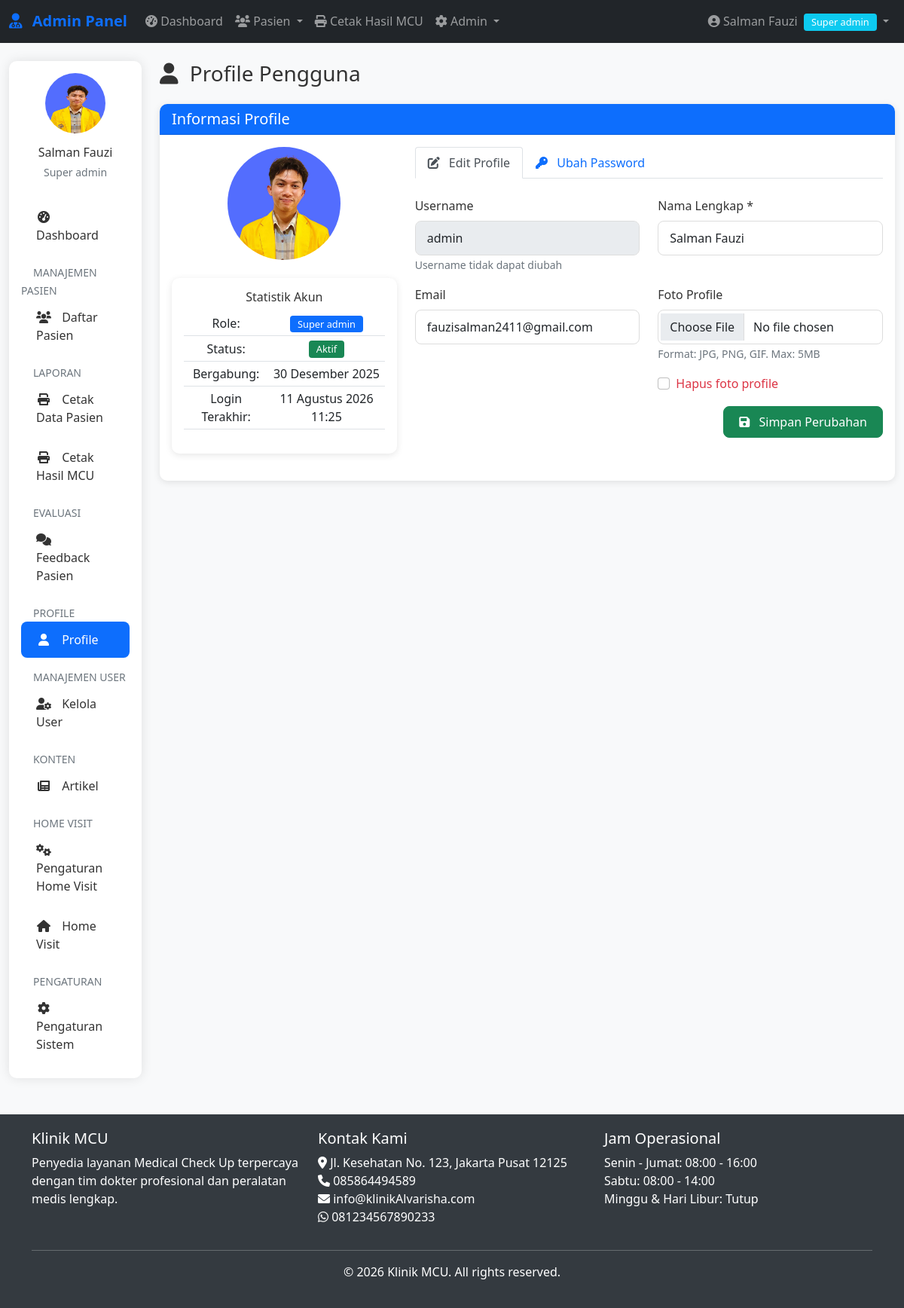
/admin/profile.php (signed in), run on the app's committed database.
### tables this page shows
CREATE TABLE `pengaturan` (
  `id` int(11) NOT NULL,
  `nama_klinik` varchar(100) DEFAULT NULL,
  `alamat` text DEFAULT NULL,
  `telepon` varchar(20) DEFAULT NULL,
  `email` varchar(100) DEFAULT NULL,
  `whatsapp` varchar(20) DEFAULT NULL,
  `logo` varchar(255) DEFAULT NULL,
  `tentang` text DEFAULT NULL,
  `created_at` timestamp NOT NULL DEFAULT current_timestamp(),
  `hero_image` varchar(255) DEFAULT NULL
);

### includes/functions.php (called while the page is built, shortened)
<?php
require_once __DIR__ . '/../config/database.php';
function formatDateIndo($date, $with_time = false)
{
    $months = array(
        1 => 'Januari',
        'Februari',
        'Maret',
        'April',
        'Mei',
        'Juni',
        'Juli',
        'Agustus',
        'September',
        'Oktober',
        'November',
        'Desember'
    );
    $timestamp = strtotime($date);
    $day = date('d', $timestamp);
    $month = $months[date('n', $timestamp)];
    $year = date('Y', $timestamp);
    $formatted = $day . ' ' . $month . ' ' . $year;
    if ($with_time) {
        $time = date('H:i', $timestamp);
        $formatted .= ' ' . $time;
    }
    return $formatted;
}
function getSetting($key)
{
    global $conn;
    $query = "SELECT $key FROM pengaturan LIMIT 1";
    $result = mysqli_query($conn, $query);
    $row = mysqli_fetch_assoc($result);
    return $row[$key] ?? '';
}

### admin/profile.php (the view, shortened to what this page needs)
<?php
require_once __DIR__ . '/../includes/auth.php';
require_once __DIR__ . '/../includes/functions.php';
$user_id = $_SESSION['admin_id'];
$query = "SELECT * FROM admin_users WHERE id = $user_id";
$result = mysqli_query($conn, $query);
$user = mysqli_fetch_assoc($result);
?>
<?php include '../includes/admin-header.php'; ?>
<?php include 'includes/admin-nav.php'; ?>
<div class="container-fluid mt-4">
    <div class="row">
        <div class="col-lg-2">
            <?php include 'includes/admin-sidebar.php'; ?>
        </div>
        <div class="col-lg-10">
            <div class="d-flex justify-content-between align-items-center mb-4">
                <h1 class="h3 mb-0">
                    <i class="fas fa-user me-2"></i> Profile Pengguna
                </h1>
            </div>
            <div class="card">
                <div class="card-header bg-primary text-white">
                    <h5 class="mb-0">Informasi Profile</h5>
                </div>
                <div class="card-body">
                    <div class="row">
                        <div class="col-md-4 text-center">
                            <div class="mb-4">
                                <?php if ($user['foto']): ?>
                                    <img src="<?php echo ASSETS_URL . '/' . $user['foto']; ?>"
                                        class="rounded-circle"
                                        width="150" height="150"
                                        style="object-fit: cover;">
                                <?php endif; ?>
                            </div>
                            <div class="card">
                                <div class="card-body">
                                    <h6>Statistik Akun</h6>
                                    <table class="table table-sm">
                                        <tr>
                                            <td>Role:</td>
                                            <td>
                                                <span class="badge bg-primary">
                                                    <?php echo ucfirst(str_replace('_', ' ', $user['role'])); ?>
                                                </span>
                                            </td>
                                        </tr>
                                        <tr>
                                            <td>Status:</td>
                                            <td>
                                                <span class="badge <?php echo $user['is_active'] ? 'bg-success' : 'bg-secondary'; ?>">
                                                    <?php echo $user['is_active'] ? 'Aktif' : 'Nonaktif'; ?>
                                                </span>
                                            </td>
                                        </tr>
                                        <tr>
                                            <td>Bergabung:</td>
                                            <td><?php echo formatDateIndo($user['created_at']); ?></td>
                                        </tr>
                                        <tr>
                                            <td>Login Terakhir:</td>
                                            <td>
                                                <?php echo $user['last_login'] ? formatDateIndo($user['last_login'], true) : 'Belum'; ?>
                                            </td>
                                        </tr>
                                    </table>
                                </div>
                            </div>
                        </div>
                        <div class="col-md-8">
                            <ul class="nav nav-tabs" id="profileTabs" role="tablist">
                                <li class="nav-item" role="presentation">
                                    <button class="nav-link active" id="edit-tab" data-bs-toggle="tab" data-bs-target="#edit">
                                        <i class="fas fa-edit me-2"></i> Edit Profile
                                    </button>
                                </li>
                                <li class="nav-item" role="presentation">
                                    <button class="nav-link" id="password-tab" data-bs-toggle="tab" data-bs-target="#password">
                                        <i class="fas fa-key me-2"></i> Ubah Password
                                    </button>
                                </li>
                            </ul>
                            <div class="tab-content mt-4" id="profileTabsContent">
                                <div class="tab-pane fade show active" id="edit" role="tabpanel">
                                    <form method="POST" action="" enctype="multipart/form-data">
                                        <div class="row mb-3">
                                            <div class="col-md-6">
                                                <label class="form-label">Username</label>
                                                <input type="text" class="form-control"
                                                    value="<?php echo $user['username']; ?>" disabled>
                                                <small class="text-muted">Username tidak dapat diubah</small>
                                            </div>
                                            <div class="col-md-6">
                                                <label class="form-label">Nama Lengkap *</label>
                                                <input type="text" class="form-control" name="nama_lengkap"
                                                    value="<?php echo htmlspecialchars($user['nama_lengkap']); ?>" required>
                                            </div>
                                        </div>
                                        <div class="row mb-3">
                                            <div class="col-md-6">
                                                <label class="form-label">Email</label>
                                                <input type="email" class="form-control" name="email"
                                                    value="<?php echo htmlspecialchars($user['email']); ?>">
                                            </div>
                                            <div class="col-md-6">
                                                <label class="form-label">Foto Profile</label>
                                                <input type="file" class="form-control" name="foto" accept="image/*">
                                                <small class="text-muted">Format: JPG, PNG, GIF. Max: 5MB</small>
                                            </div>
                                        </div>
                                        <?php if ($user['foto']): ?>
                                            <div class="row mb-3">
                                                <div class="col-md-6 offset-md-6">
                                                    <div class="form-check">
                                                        <input class="form-check-input" type="checkbox"
                                                            name="delete_foto" value="1" id="deleteFoto">
                                                        <label class="form-check-label text-danger" for="deleteFoto">
                                                            Hapus foto profile
                                                        </label>
                                                    </div>
                                                </div>
                                            </div>
                                        <?php endif; ?>
                                        <div class="text-end">
                                            <button type="submit" class="btn btn-success">
                                                <i class="fas fa-save me-2"></i> Simpan Perubahan
                                            </button>
                                        </div>
                                    </form>
                                </div>
                            </div>
                        </div>
                    </div>
                </div>
            </div>
        </div>
    </div>
</div>
<?php include '../includes/admin-footer.php'; ?>

### includes/admin-footer.php (shortened to what this page needs)
</div>
</div>
<footer class="mt-5">
    <div class="container">
        <div class="row">
            <div class="col-md-4">
                <h5>Klinik MCU</h5>
                <p>Penyedia layanan Medical Check Up terpercaya dengan tim dokter profesional dan peralatan medis lengkap.</p>
            </div>
            <div class="col-md-4">
                <h5>Kontak Kami</h5>
                <ul class="list-unstyled">
                    <li><i class="fas fa-map-marker-alt"></i> <?php echo getSetting('alamat'); ?></li>
                    <li><i class="fas fa-phone"></i> <?php echo getSetting('telepon'); ?></li>
                    <li><i class="fas fa-envelope"></i> <?php echo getSetting('email'); ?></li>
                    <li><i class="fab fa-whatsapp"></i> <?php echo getSetting('whatsapp'); ?></li>
                </ul>
            </div>
            <div class="col-md-4">
                <h5>Jam Operasional</h5>
                <ul class="list-unstyled">
                    <li>Senin - Jumat: 08:00 - 16:00</li>
                    <li>Sabtu: 08:00 - 14:00</li>
                    <li>Minggu & Hari Libur: Tutup</li>
                </ul>
            </div>
        </div>
        <hr class="bg-light">
        <div class="text-center">
            <p>&copy; <?php echo date('Y'); ?> Klinik MCU. All rights reserved.</p>
        </div>
    </div>
</footer>
</body>
</html>

### assets/css/style.css (style rules this page uses)
:root { --primary-color: #0d6efd; --secondary-color: #6c757d; --success-color: #198754; --danger-color: #dc3545; --warning-color: #ffc107; --info-color: #0dcaf0; --light-color: #f8f9fa; --dark-color: #212529; }
body { font-family: 'Segoe UI', Tahoma, Geneva, Verdana, sans-serif; color: #333; background-color: #f8f9fa; }
.card { border-radius: 10px; box-shadow: 0 2px 10px rgba(0,0,0,0.1); border: none; margin-bottom: 20px; }
.card-header { border-radius: 10px 10px 0 0 !important; font-weight: 600; }
.btn { border-radius: 8px; font-weight: 500; padding: 8px 20px; }
.btn-success { background-color: var(--success-color); border-color: var(--success-color); }
.table td { vertical-align: middle; }
.form-control, .form-select { border-radius: 8px; border: 1px solid #ddd; padding: 10px 15px; }
.badge { font-size: 0.8em; font-weight: 500; padding: 5px 10px; }

### includes/admin-header.php (style rules this page uses)
:root { --primary-color: #0d6efd; --secondary-color: #6c757d; --success-color: #198754; --danger-color: #dc3545; --warning-color: #ffc107; --info-color: #0dcaf0; }
body { font-family: 'Segoe UI', Tahoma, Geneva, Verdana, sans-serif; background-color: #f8f9fa; min-height: 100vh; display: flex; flex-direction: column; }
.card { border-radius: 10px; box-shadow: 0 2px 10px rgba(0, 0, 0, 0.1); margin-bottom: 20px; }
.card-header { border-radius: 10px 10px 0 0 !important; font-weight: 600; }
.badge { font-size: 0.8em; font-weight: 500; }
footer { background-color: #343a40; color: white; padding: 20px 0; }
.form-control, .form-select { border-radius: 8px; border: 1px solid #ddd; }

### data on the page
pengaturan: alamat "Jl. Kesehatan No. 123, Jakarta Pusat 12125", telepon "085864494589", email "info@klinikAlvarisha.com", whatsapp "081234567890233"

### other printed values
$_SESSION['nama_lengkap'] "Salman Fauzi"
str_replace('_', ' ', $_SESSION['role']) "Super admin"
str_replace('_', ' ', $user['role']) "Super admin"
formatDateIndo($user['created_at']) "30 Desember 2025"
formatDateIndo($user['last_login'], true) "11 Agustus 2026 11:25"
